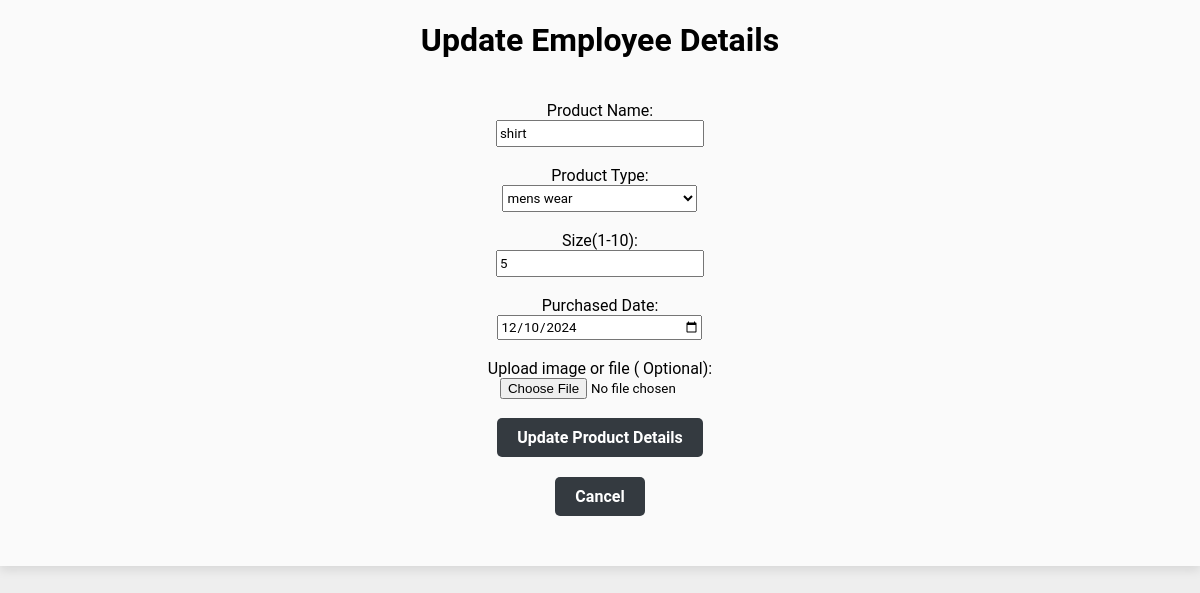
Screenshot of /update_form/1 with the database file from the repository.
### models.py (models this page shows, shortened)
class Project(db.Model):
    id = db.Column(db.Integer, primary_key=True)
    task = db.Column(db.String(100), nullable=False)
    category = db.Column(db.String(50), nullable=False)
    priority = db.Column(db.Integer, nullable=False)
    due_date = db.Column(db.Date, nullable=False)
    file_name = db.Column(db.String(200), nullable=False)
    date_created = db.Column(db.DateTime, default=datetime.utcnow)

### app.py (the view, shortened to what this page needs)
@app.route('/update_form/<int:id>', methods=['GET', 'POST'])
def Formupdate(id):
    project = Project.query.get_or_404(id)
    return render_template('/final_project/Form_update.html', project=project)

### templates/final_project/Form_update.html (shortened to what this page needs)
{% extends 'base.html' %}
{% block body %}
<div class="form-container">
    <h1 style="text-align: center">Update Employee Details</h1>
    <div class="form">
        <form action="/update_form/{{project.id}}" method="POST" enctype="multipart/form-data">
        <label for="pName">Product Name:</label><br/>
        <input type="text" name="pName" id="pName" value="{{ project.task }}" required><br/><br/>
        <label for="product-type">Product Type:</label><br/>
        <select id="product-type" name="product_type" required>
            <option value="mens_wear" {% if project.category == 'mens_wear' %}selected{% endif %}>mens wear</option>
        </select>
        <br/><br/>
        <label for="pr">Size(1-10):</label><br/>
        <input type="number" name="pr" id="pr" min="1" max="10" value="{{ project.priority }}" required><br/><br/>
        <label for="due-date">Purchased Date:</label><br/>
        <input type="date" id="due-date" name="due_date" value="{{ project.due_date }}" required><br/><br/>
        <label for="file-upload">Upload image or file (
            Optional):</label><br/>
        <input type="file" id="file-upload" name="file_upload"><br/><br/>
        <button class="btn" type="submit">Update Product Details</button>
        </form>
    </div>
    <div style="text-align: left; margin-top:20px;">
        <a href="/final_project"><button class="btn">Cancel</button></a>
  </div>
</div>
{% endblock %}

### static/css/main.css (style rules this page uses)
body, html { margin: 0; font-family: 'Roboto', sans-serif; background-color: rgb(238, 238, 238); text-align: center; }
.form { margin-top: 20px; }
body .form-container { margin: 0 auto; display: flex; flex-direction: column; align-content: center; align-items: center; width: 100%; height: auto; background-color: rgb(250, 250, 250); padding-bottom: 50px; box-shadow: 0px 4px 10px rgba(0, 0, 0, 0.1); }
input { width: 200px; height: 21px; font-family: 'Roboto', sans-serif; }
select { width: 195px; height: 27px; font-family: 'Roboto', sans-serif; }
.btn { padding: 10px 20px; background-color: #343A40; color: white; border: none; border-radius: 5px; font-size: 16px; cursor: pointer; font-family: 'Roboto', sans-serif; font-weight: bold; }

### rows the page displays
Project: pName "shirt", product_type "mens wear", pr "5", due_date "12/10/2024"
